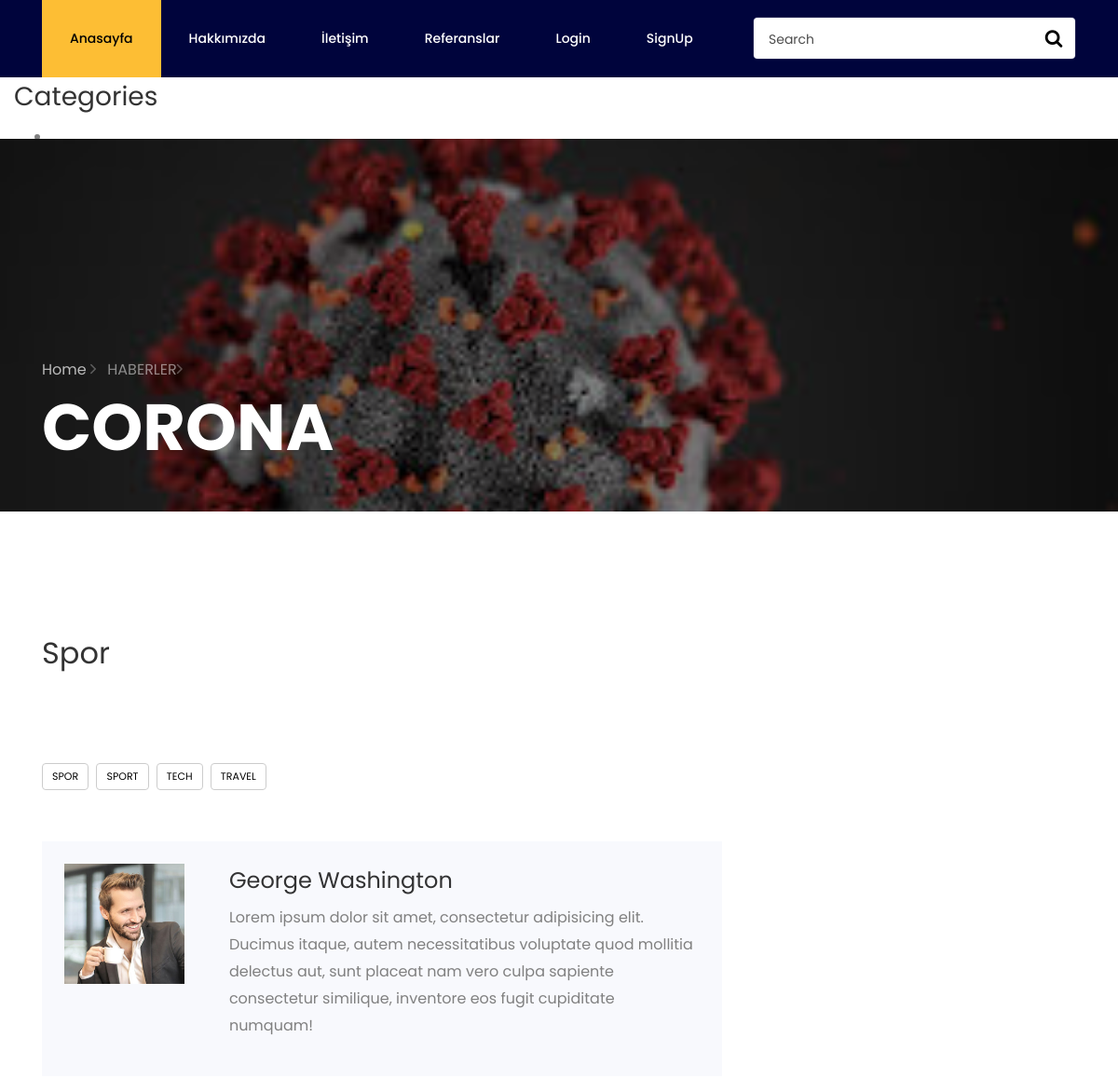
Page /haber/7/ (upper part) on the earlier database version.
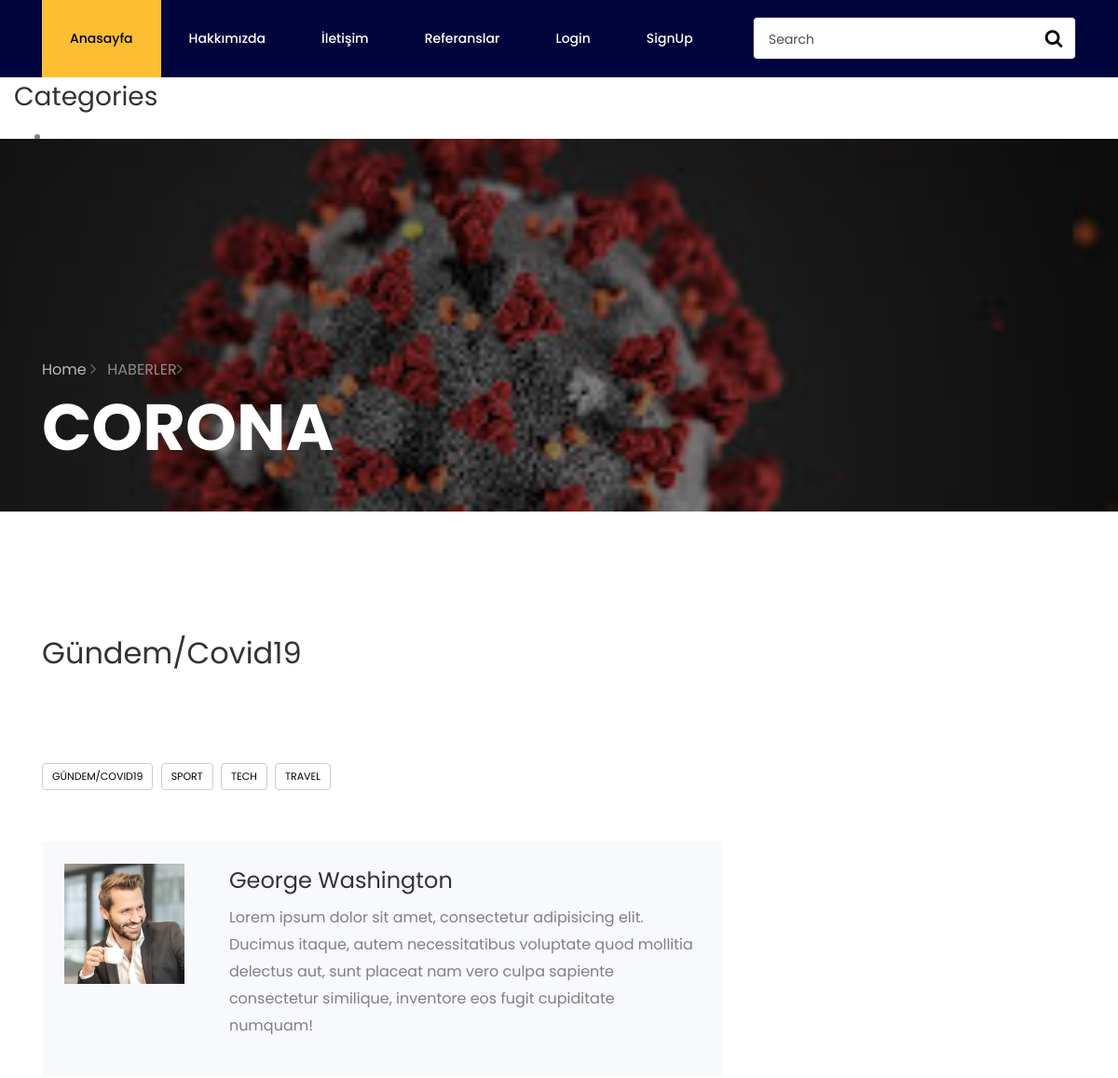
Same page on the later database version.
### haber/models.py (models this page shows, shortened)
class Haber(models.Model):
    STATUS = (
        ('True', 'Evet'),
        ('False', 'Hayır'),
    )
    user = models.ForeignKey(User, on_delete=models.SET_NULL, null=True)
    category = models.ForeignKey(Category, on_delete=models.CASCADE)
    title = models.CharField(max_length=150)
    description = models.CharField(max_length=255)
    keywords = models.CharField(max_length=255)
    image = models.ImageField(blank=True, upload_to='images/')
    detail = RichTextUploadingField()
    slug = models.SlugField(unique=True, null=False, default=uuid.uuid1)
    status = models.CharField(max_length=10, choices=STATUS)
    create_at = models.DateTimeField(auto_now_add=True)
    update_at = models.DateTimeField(auto_now_add=True)
    def image_tag(self):
        return mark_safe('<img src ="{}" height="50" />'.format(self.image.url))
    image_tag.short_description = 'Image'
    def image_tag(self):
        return mark_safe('<img src="{}" height="50"/>'.format(self.image.url))
    image_tag.short_description = 'Image'

class Category(MPTTModel):
    STATUS = (
        ('True', 'Evet'),
        ('False', 'Hayır'),
    )
    title = models.CharField(max_length=30)
    description = models.CharField(max_length=200)
    keywords = models.CharField(max_length=200)
    image = models.ImageField(blank=True, upload_to='images/')
    status = models.CharField(max_length=10, choices=STATUS)
    slug = models.SlugField(unique=True,default=uuid.uuid1)
    parent = TreeForeignKey('self', blank=True, null=True, related_name='children', on_delete=models.CASCADE)
    create_at = models.DateTimeField(auto_now_add=True)
    update_at = models.DateTimeField(auto_now_add=True)
    class MPTTMeta:
        order_insertion_by = ['title']
    def __str__(self):
        full_path = [self.title]
        k = self.parent
        while k is not None:
            full_path.append(k.title)
            k = k.parent
        return '/'.join(full_path[::-1])
    def image_tag(self):
        return mark_safe('<img src ="{}" height="50" />'.format(self.image.url))
    image_tag.short_description = 'Image'

### home/views.py (the view)
# urls.py: path('haber/<int:id>/', views.haber_detail, name='haber_detail'),
def haber_detail(request, id):
    category = Category.objects.all()
    haber = Haber.objects.get(pk=id)
    images = Images.objects.filter(haber_id=id)
    comments = Comment.objects.filter(haber_id=id, status= 'True')
    context = {'haber': haber,
               'category': category,
               'images': images,
               'comments':comments
               }
    return render(request, 'haber_detail.html', context)

### home/templates/haber_detail.html (shortened to what this page needs)
{% extends "homebase.html" %}
 {% load static %}
{% block content %}
    <section class="hero-wrap hero-wrap-2" style="background-image: url({{ haber.image.url }});" data-stellar-background-ratio="0.5">
      <div class="overlay"></div>
      <div class="container">
        <div class="row no-gutters slider-text align-items-end">
          <div class="col-md-9 ftco-animate pb-5">
          	<p class="breadcrumbs mb-2"><span class="mr-2"><a href="index.html">Home <i class="ion-ios-arrow-forward"></i></a></span> <span>HABERLER<i class="ion-ios-arrow-forward"></i></span></p>
            <h1 class="mb-0 bread">{{haber.title}}</h1>
          </div>
        </div>
      </div>
    </section>
	<section class="ftco-section ftco-degree-bg">
      <div class="container">
        <div class="row">
          <div class="col-lg-8 ftco-animate">
            <h2 class="mb-3">{{haber.category}}</h2>
               <p>{{ haber.detail|safe }}</p>
            <div class="tag-widget post-tag-container mb-5 mt-5">
              <div class="tagcloud">
                <a href="/category/{{ haber.category_id }}/{{ haber.category.slug }}" class="tag-cloud-link">{{haber.category}}</a>
                <a href="#" class="tag-cloud-link">Sport</a>
                <a href="#" class="tag-cloud-link">Tech</a>
                <a href="#" class="tag-cloud-link">Travel</a>
              </div>
            </div>
            <div class="about-author d-flex p-4 bg-light">
              <div class="bio mr-5">
                <img src="images/person_1.jpg" alt="Image placeholder" class="img-fluid mb-4">
              </div>
              <div class="desc">
                <h3>George Washington</h3>
                <p>Lorem ipsum dolor sit amet, consectetur adipisicing elit. Ducimus itaque, autem necessitatibus voluptate quod mollitia delectus aut, sunt placeat nam vero culpa sapiente consectetur similique, inventore eos fugit cupiditate numquam!</p>
              </div>
            </div>
          </div>
        </div>
      </div>
    </section>
{% endblock %}
{% block sidebar %}
  {% include "sidebar.html" %}
{% endblock %}

Differences in the rows shown:
changed Haber "CORONA": category "Spor" → "Gündem/Covid19"; category "SPOR" → "GÜNDEM/COVID19"
